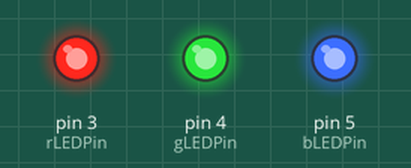
A sketch run on a simulated Arduino Uno, built with avr-gcc and run on an emulated ATmega328P. Shown: output pins drawn as LEDs (lit = HIGH).

Above: at 0.5 s.
At 2.5 s:
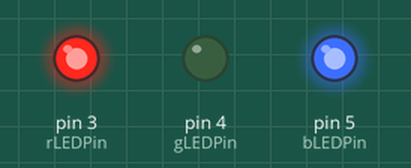
At 3.5 s:
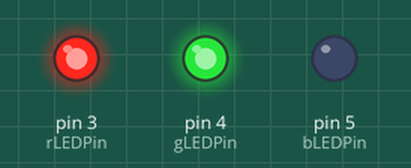
At 4.5 s:
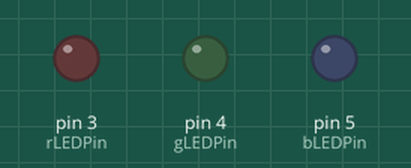
At 6.5 s:
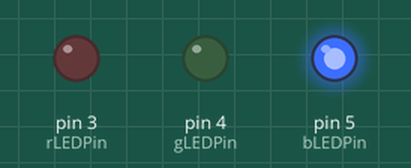
At 9.5 s:
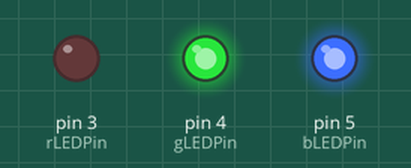
Timing chart, 0 to 10.4 s (numbered marks = the images above):
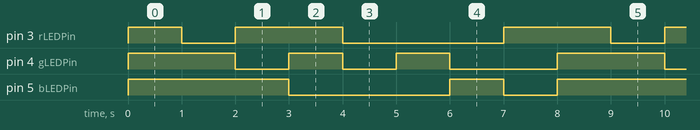

The sketch:

sketch_sep16a_copy_20260923134032.ino
```cpp
const int rLEDPin = 3;
const int gLEDPin = 4;
const int bLEDPin = 5;

void setup() {
  // initialize digital pin LED_BUILTIN as an output.
  pinMode(rLEDPin, OUTPUT);
    pinMode(gLEDPin, OUTPUT);
    pinMode(bLEDPin, OUTPUT);
}

// the loop function runs over and over again forever
void loop() {
  digitalWrite(rLEDPin, HIGH);  // change state of the LED by setting the pin to the HIGH voltage level
  digitalWrite(gLEDPin, HIGH);
  digitalWrite(bLEDPin, HIGH);
  delay(1000);                      // wait for a second
  digitalWrite(rLEDPin, LOW);   // change state of the LED by setting the pin to the LOW voltage level
  digitalWrite(gLEDPin, HIGH);
  digitalWrite(bLEDPin, HIGH);
  delay(1000);                      // wait for a second
  digitalWrite(rLEDPin, HIGH);   // change state of the LED by setting the pin to the LOW voltage level
  digitalWrite(gLEDPin, LOW);
  digitalWrite(bLEDPin, HIGH);
  delay(1000);
    digitalWrite(rLEDPin, HIGH);   // change state of the LED by setting the pin to the LOW voltage level
  digitalWrite(gLEDPin, HIGH);
  digitalWrite(bLEDPin, LOW);
  delay(1000);
    digitalWrite(rLEDPin, LOW);   // change state of the LED by setting the pin to the LOW voltage level
  digitalWrite(gLEDPin, LOW);
  digitalWrite(bLEDPin, LOW);
  delay(1000);
    digitalWrite(rLEDPin, LOW);   // change state of the LED by setting the pin to the LOW voltage level
  digitalWrite(gLEDPin, HIGH);
  digitalWrite(bLEDPin, LOW);
  delay(1000);
    digitalWrite(rLEDPin, LOW);   // change state of the LED by setting the pin to the LOW voltage level
  digitalWrite(gLEDPin, LOW);
  digitalWrite(bLEDPin, HIGH);
  delay(1000);
    digitalWrite(rLEDPin, HIGH);   // change state of the LED by setting the pin to the LOW voltage level
  digitalWrite(gLEDPin, LOW);
  digitalWrite(bLEDPin, LOW);
  delay(1000);
}
```

Measured:
- by itself, pin 3 (rLEDPin): repeats every 8.0 s: LOW 1.0 s, HIGH 2.0 s, LOW 3.0 s, HIGH 2.0 s
- by itself, pin 4 (gLEDPin): repeats every 8.0 s: 2 × (LOW 1.0 s, HIGH 1.0 s), LOW 2.0 s, HIGH 2.0 s
- by itself, pin 5 (bLEDPin): repeats every 8.0 s: LOW 3.0 s, HIGH 1.0 s, LOW 1.0 s, HIGH 3.0 s
